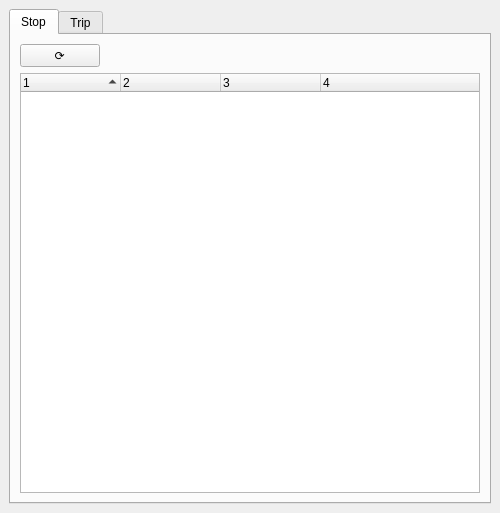
<?xml version="1.0" encoding="UTF-8"?>
<ui version="4.0">
 <class>MainWindow</class>
 <widget class="QMainWindow" name="MainWindow">
  <property name="geometry">
   <rect>
    <x>0</x>
    <y>0</y>
    <width>500</width>
    <height>513</height>
   </rect>
  </property>
  <property name="windowTitle">
   <string notr="true">PyVästtrafik</string>
  </property>
  <property name="toolButtonStyle">
   <enum>Qt::ToolButtonIconOnly</enum>
  </property>
  <property name="unifiedTitleAndToolBarOnMac">
   <bool>true</bool>
  </property>
  <widget class="QWidget" name="centralwidget">
   <layout class="QVBoxLayout" name="verticalLayout_2">
    <item>
     <widget class="QTabWidget" name="tabWidget">
      <property name="enabled">
       <bool>true</bool>
      </property>
      <property name="autoFillBackground">
       <bool>false</bool>
      </property>
      <property name="currentIndex">
       <number>0</number>
      </property>
      <property name="tabsClosable">
       <bool>false</bool>
      </property>
      <widget class="QWidget" name="tab">
       <attribute name="title">
        <string>Stop</string>
       </attribute>
       <layout class="QVBoxLayout" name="verticalLayout_3">
        <item>
         <layout class="QVBoxLayout" name="stopLayout"/>
        </item>
        <item>
         <layout class="QHBoxLayout" name="horizontalLayout">
          <property name="leftMargin">
           <number>0</number>
          </property>
          <property name="topMargin">
           <number>0</number>
          </property>
          <property name="rightMargin">
           <number>0</number>
          </property>
          <item>
           <widget class="QPushButton" name="btnRefreshStop">
            <property name="toolTip">
             <string>Refresh</string>
            </property>
            <property name="text">
             <string>⟳</string>
            </property>
           </widget>
          </item>
          <item>
           <spacer name="horizontalSpacer">
            <property name="orientation">
             <enum>Qt::Horizontal</enum>
            </property>
            <property name="sizeHint" stdset="0">
             <size>
              <width>40</width>
              <height>20</height>
             </size>
            </property>
           </spacer>
          </item>
         </layout>
        </item>
        <item>
         <widget class="QTreeWidget" name="stopList">
          <property name="editTriggers">
           <set>QAbstractItemView::NoEditTriggers</set>
          </property>
          <property name="alternatingRowColors">
           <bool>true</bool>
          </property>
          <property name="selectionMode">
           <enum>QAbstractItemView::NoSelection</enum>
          </property>
          <property name="rootIsDecorated">
           <bool>false</bool>
          </property>
          <property name="sortingEnabled">
           <bool>false</bool>
          </property>
          <property name="wordWrap">
           <bool>true</bool>
          </property>
          <property name="columnCount">
           <number>4</number>
          </property>
          <attribute name="headerShowSortIndicator" stdset="0">
           <bool>true</bool>
          </attribute>
          <column>
           <property name="text">
            <string notr="true">1</string>
           </property>
          </column>
          <column>
           <property name="text">
            <string notr="true">2</string>
           </property>
          </column>
          <column>
           <property name="text">
            <string notr="true">3</string>
           </property>
          </column>
          <column>
           <property name="text">
            <string notr="true">4</string>
           </property>
          </column>
         </widget>
        </item>
       </layout>
      </widget>
      <widget class="QWidget" name="tab_2">
       <attribute name="title">
        <string>Trip</string>
       </attribute>
       <layout class="QVBoxLayout" name="verticalLayout">
        <item>
         <layout class="QFormLayout" name="tripFormLayout">
          <property name="fieldGrowthPolicy">
           <enum>QFormLayout::ExpandingFieldsGrow</enum>
          </property>
          <property name="leftMargin">
           <number>0</number>
          </property>
          <property name="topMargin">
           <number>0</number>
          </property>
          <item row="0" column="0">
           <widget class="QLabel" name="label">
            <property name="text">
             <string>Begin</string>
            </property>
           </widget>
          </item>
          <item row="0" column="1">
           <widget class="QDateTimeEdit" name="dateTimeEdit">
            <property name="displayFormat">
             <string>dd/MM/yyyy HH:mm</string>
            </property>
           </widget>
          </item>
         </layout>
        </item>
        <item>
         <layout class="QHBoxLayout" name="horizontalLayout_2">
          <property name="topMargin">
           <number>0</number>
          </property>
          <item>
           <widget class="QPushButton" name="btnRefreshTrip">
            <property name="toolTip">
             <string>Refresh</string>
            </property>
            <property name="text">
             <string>⟳</string>
            </property>
           </widget>
          </item>
          <item>
           <widget class="QPushButton" name="btnSwap">
            <property name="toolTip">
             <string>Swap</string>
            </property>
            <property name="text">
             <string>⇄</string>
            </property>
           </widget>
          </item>
          <item>
           <spacer name="horizontalSpacer_2">
            <property name="orientation">
             <enum>Qt::Horizontal</enum>
            </property>
            <property name="sizeHint" stdset="0">
             <size>
              <width>40</width>
              <height>20</height>
             </size>
            </property>
           </spacer>
          </item>
         </layout>
        </item>
        <item>
         <widget class="QTreeWidget" name="tripList">
          <property name="alternatingRowColors">
           <bool>true</bool>
          </property>
          <property name="selectionMode">
           <enum>QAbstractItemView::NoSelection</enum>
          </property>
          <property name="wordWrap">
           <bool>true</bool>
          </property>
          <property name="columnCount">
           <number>0</number>
          </property>
         </widget>
        </item>
       </layout>
      </widget>
     </widget>
    </item>
   </layout>
  </widget>
  <widget class="QMenuBar" name="menubar">
   <property name="geometry">
    <rect>
     <x>0</x>
     <y>0</y>
     <width>500</width>
     <height>19</height>
    </rect>
   </property>
  </widget>
 </widget>
 <resources/>
 <connections>
  <connection>
   <sender>btnRefreshStop</sender>
   <signal>clicked()</signal>
   <receiver>MainWindow</receiver>
   <slot>boardselected()</slot>
   <hints>
    <hint type="sourcelabel">
     <x>24</x>
     <y>73</y>
    </hint>
    <hint type="destinationlabel">
     <x>2</x>
     <y>92</y>
    </hint>
   </hints>
  </connection>
  <connection>
   <sender>btnRefreshTrip</sender>
   <signal>clicked()</signal>
   <receiver>MainWindow</receiver>
   <slot>stopselected()</slot>
   <hints>
    <hint type="sourcelabel">
     <x>28</x>
     <y>85</y>
    </hint>
    <hint type="destinationlabel">
     <x>3</x>
     <y>121</y>
    </hint>
   </hints>
  </connection>
  <connection>
   <sender>btnSwap</sender>
   <signal>clicked()</signal>
   <receiver>MainWindow</receiver>
   <slot>swapstops()</slot>
   <hints>
    <hint type="sourcelabel">
     <x>74</x>
     <y>90</y>
    </hint>
    <hint type="destinationlabel">
     <x>1</x>
     <y>156</y>
    </hint>
   </hints>
  </connection>
 </connections>
 <slots>
  <slot>boardselected()</slot>
  <slot>stopselected()</slot>
  <slot>swapstops()</slot>
  <slot>moretrips()</slot>
 </slots>
</ui>
